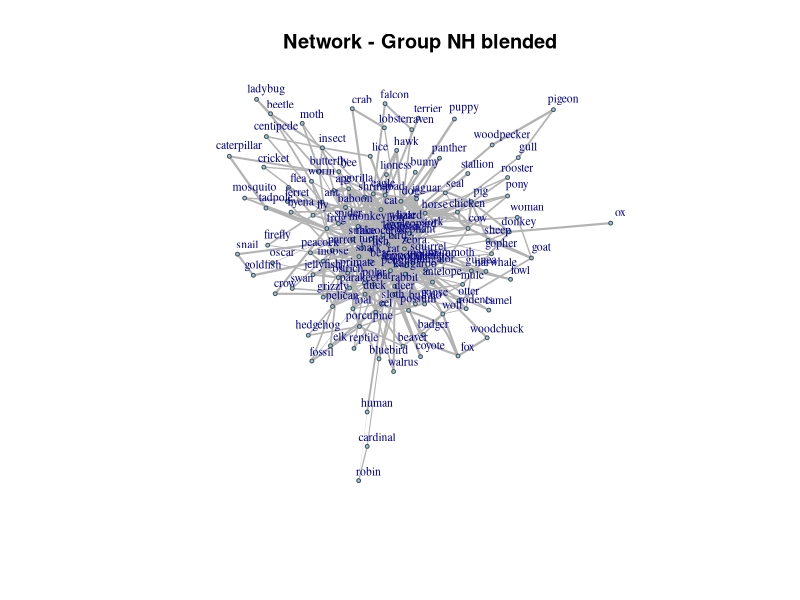
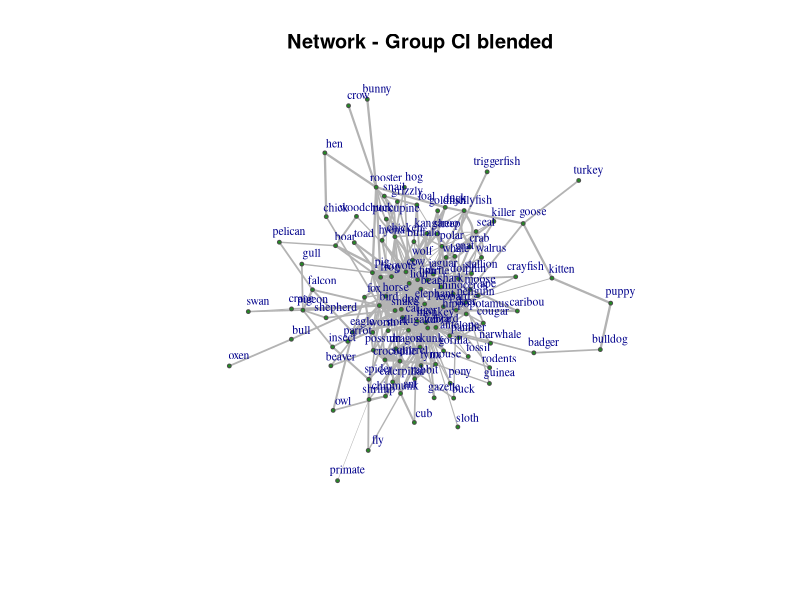
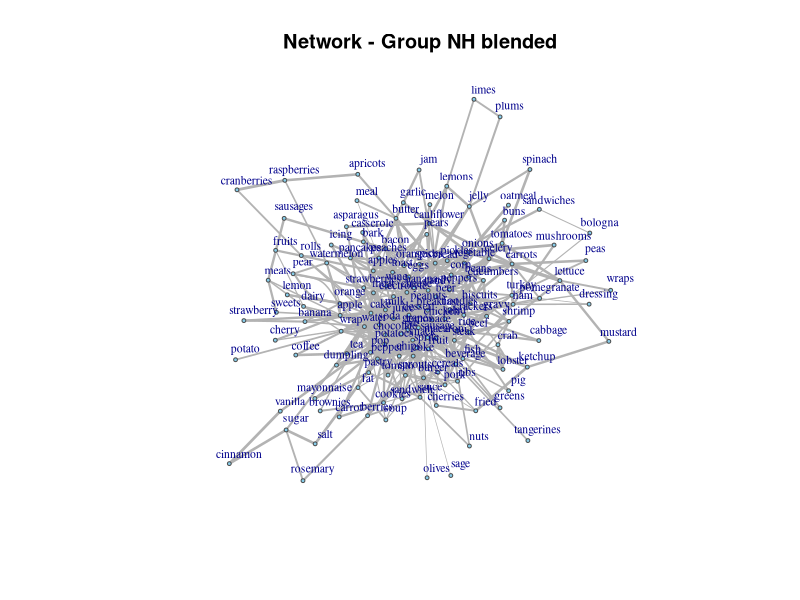
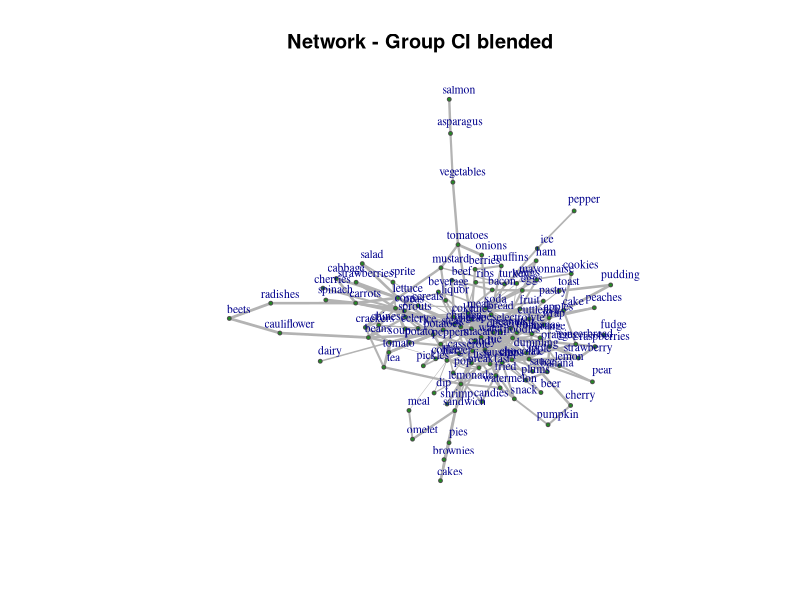
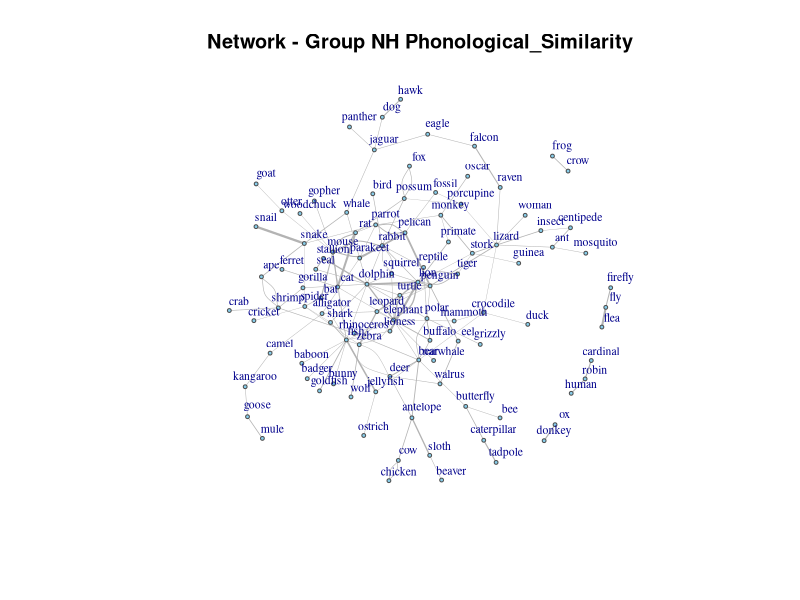
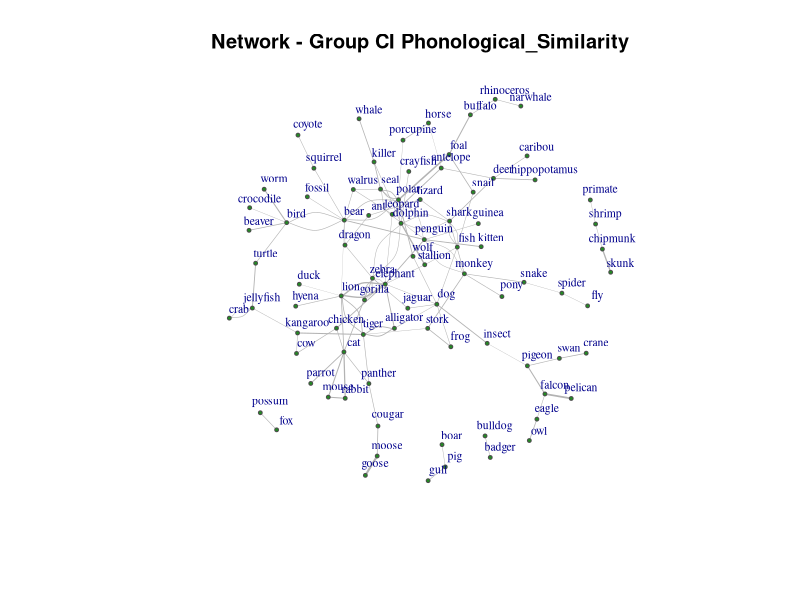
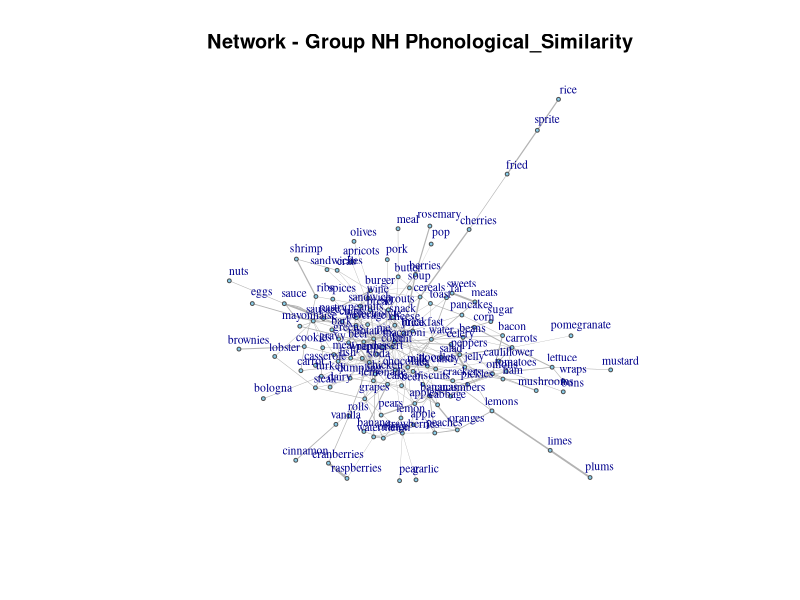
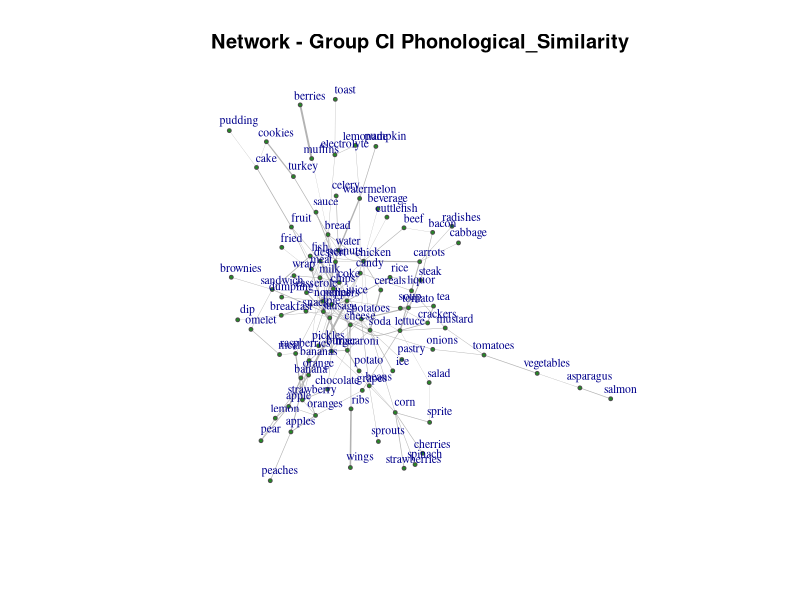

Recreate these plots in R, in order.
## ---- chunk 1
knitr::opts_chunk$set(echo = TRUE)
## ---- chunk 2
library(tidyverse)
library(ggthemes)
library(igraph)
## ---- chunk 3

#For assigning CI/NH status
participant_groupings <- read.csv("../participant_groupings.csv")

#using best fit structure for each group
semantics<-read.csv("best_indv_model_lexical.csv") %>% select(Subject,Group,domain,Fluency_Item,structure,semantic,phonological,frequency,alpha)

semantics_overall<-semantics%>%
  group_by(Subject) %>% mutate(item = row_number()) %>%
  left_join(participant_groupings) %>%
  mutate(Frequency_Value = frequency/100,
         Phonological_Similarity = ifelse(phonological == 0.0001, 0, phonological),alpha_recoded = ifelse(alpha > 0.4, "high alpha", "low alpha"))


blended_nh_animals<-semantics %>%filter(Group=="NH",domain=="animals")%>%
  rename(blended = semantic) %>% 
  group_by(Subject) %>% mutate(item = row_number()) %>%
  left_join(participant_groupings) %>%
  mutate(Frequency_Value = frequency/100,
         Phonological_Similarity = ifelse(phonological == 0.0001, 0, phonological),alpha_recoded = ifelse(alpha > 0.4, "high alpha", "low alpha"))

blended_ci_animals<-semantics %>%filter(Group=="CI",domain=="animals")%>%
  rename(blended = semantic) %>% 
  group_by(Subject) %>% mutate(item = row_number()) %>%
  left_join(participant_groupings) %>%
  mutate(Frequency_Value = frequency/100,
         Phonological_Similarity = ifelse(phonological == 0.0001, 0, phonological),alpha_recoded = ifelse(alpha > 0.4, "high alpha", "low alpha"))



blended_nh_foods<-semantics %>%filter(Group=="NH",domain=="foods")%>%
  rename(blended = semantic) %>% 
  group_by(Subject) %>% mutate(item = row_number()) %>%
  left_join(participant_groupings) %>%
  mutate(Frequency_Value = frequency/100,
         Phonological_Similarity = ifelse(phonological == 0.0001, 0, phonological),alpha_recoded = ifelse(alpha > 0.4, "high alpha", "low alpha"))

blended_ci_foods<-semantics %>%filter(Group=="CI",domain=="foods")%>%
  rename(blended = semantic) %>% 
  group_by(Subject) %>% mutate(item = row_number()) %>%
  left_join(participant_groupings) %>%
  mutate(Frequency_Value = frequency/100,
         Phonological_Similarity = ifelse(phonological == 0.0001, 0, phonological),alpha_recoded = ifelse(alpha > 0.4, "high alpha", "low alpha"))


## ---- chunk 4
library(igraph)
library(dplyr)

# Function to create a well-formatted network graph
create_graph <- function(df, group_label, similarity_metric) {
  
   # Filter for the given group
  edges <- df %>%
    filter(Group == group_label) %>%
    group_by(Subject) %>%
    mutate(Next_Word = lag(Fluency_Item)) %>%
    na.omit() %>%
    ungroup() %>%
    transmute(From = Fluency_Item, 
              To = Next_Word, 
              Weight = .data[[similarity_metric]]) %>%
    filter(Weight > 0) %>% distinct()
  
  # Create graph
  g <- graph_from_data_frame(edges, directed = FALSE)
  
  # Compute network metrics
  avg_path_length <- mean_distance(g, directed = FALSE, unconnected = TRUE)  # Handle disconnected components
  clustering_coeff <- transitivity(g, type = "global")  # Global clustering coefficient
  graph_density <- edge_density(g)  # Density of the graph
  degree_centrality <- degree(g)  # Number of connections per node
  
  # Print network metrics
  cat("\nNetwork Metrics for Group:", group_label, "(", similarity_metric, ")\n")
  cat("---------------------------------------------------\n")
  cat("Average Shortest Path Length:", round(avg_path_length, 3), "\n")
  cat("Clustering Coefficient:", round(clustering_coeff, 3), "\n")
  cat("Graph Density:", round(graph_density, 3), "\n")
  cat("Top 5 Most Central Nodes (by Degree):\n")
  print(sort(degree_centrality, decreasing = TRUE)[1:5])

  # Improve layout
  set.seed(42)  # Ensure consistent layout
  layout <- layout_with_fr(g)  # Force-directed layout

  # Plot graph with improved aesthetics
  plot(g, 
       layout = layout,
       edge.width = E(g)$Weight * 3,  # Scale edge width
       vertex.label.cex = 0.7,  # Reduce label size
       vertex.label.dist = 1,  # Push labels away from nodes
       vertex.color = ifelse(group_label == "NH", "skyblue", "forestgreen"),  # Color nodes by group
       vertex.frame.color = "gray30",
       edge.color = "gray70",
       vertex.size = 2,
       main = paste("Network - Group", group_label, similarity_metric))
}

# Example usage:
#create_graph(blended_nh_animals, "NH", "blended")
## ---- chunk 5

#alpha group counts
semantics_overall %>%
  group_by(Group,domain,alpha_recoded) %>%
  summarise(Unique_Subjects = n_distinct(Subject))


#overall semantic networks for NH vs CI for each domain
#animals
create_graph(blended_nh_animals, "NH", "blended")
create_graph(blended_ci_animals, "CI", "blended")
#higher CC for CIs? idk if sig

#foods
create_graph(blended_nh_foods, "NH", "blended")
create_graph(blended_ci_foods, "CI", "blended")
#higher CC for NHs


#overall phonological networks for NH vs CI for each domain
#animals
create_graph(blended_nh_animals, "NH", "Phonological_Similarity")
create_graph(blended_ci_animals, "CI", "Phonological_Similarity")
#much higher CC for NH

#foods
create_graph(blended_nh_foods, "NH", "Phonological_Similarity")
create_graph(blended_ci_foods, "CI", "Phonological_Similarity")
#much higher CC for NH





#looking at semantic graph density by alpha - is weighting more s2v assc with a more or less connected network
#data a bit sparse though
#animals
create_graph(blended_nh_animals %>%filter(alpha_recoded=="low alpha"), "NH", "blended")
create_graph(blended_nh_animals %>%filter(alpha_recoded=="high alpha"), "NH", "blended")
#higher clustering coefficient and density for higher alphas (more s2v)

create_graph(blended_ci_animals %>%filter(alpha_recoded=="low alpha"), "CI", "blended")
create_graph(blended_ci_animals %>%filter(alpha_recoded=="high alpha"), "CI", "blended")
#higher clustering coefficient for higher alphas

#foods
create_graph(blended_nh_foods %>%filter(alpha_recoded=="low alpha"), "NH", "blended")
create_graph(blended_nh_foods %>%filter(alpha_recoded=="high alpha"), "NH", "blended")
#less clustered and less dense for high alphas
#maybe using more single item cues?

create_graph(blended_ci_foods %>%filter(alpha_recoded=="low alpha"), "CI", "blended")
create_graph(blended_ci_foods %>%filter(alpha_recoded=="high alpha"), "CI", "blended")
#slightly higher CC for high alphas



#looking at phonology

#animals
create_graph(blended_nh_animals %>%filter(alpha_recoded=="low alpha"), "NH", "Phonological_Similarity")
create_graph(blended_nh_animals %>%filter(alpha_recoded=="high alpha"), "NH", "Phonological_Similarity")
#slightly  larger clustering coefficient for high alpha

create_graph(blended_ci_animals %>%filter(alpha_recoded=="low alpha"), "CI", "Phonological_Similarity")
create_graph(blended_ci_animals %>%filter(alpha_recoded=="high alpha"), "CI", "Phonological_Similarity")
#not much going on

#foods
create_graph(blended_nh_foods %>%filter(alpha_recoded=="low alpha"), "NH", "Phonological_Similarity")
create_graph(blended_nh_foods %>%filter(alpha_recoded=="high alpha"), "NH", "Phonological_Similarity")
#larger ASPL for high alphas, slightly higher CC

create_graph(blended_ci_foods %>%filter(alpha_recoded=="low alpha"), "CI", "Phonological_Similarity")
create_graph(blended_ci_foods %>%filter(alpha_recoded=="high alpha"), "CI", "Phonological_Similarity")
#larger ASPL for high alpha, higher CC, but low alpha more dense
